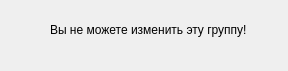
<?xml version="1.0" encoding="UTF-8"?>
<ui version="4.0">
 <class>cannotchanged</class>
 <widget class="QWidget" name="cannotchanged">
  <property name="geometry">
   <rect>
    <x>0</x>
    <y>0</y>
    <width>288</width>
    <height>71</height>
   </rect>
  </property>
  <property name="windowTitle">
   <string>Внимание!</string>
  </property>
  <property name="windowIcon">
   <iconset>
    <normaloff>../../../../../Users/User/Documents/Tempовая хуйня/easter egg.jpg</normaloff>../../../../../Users/User/Documents/Tempовая хуйня/easter egg.jpg</iconset>
  </property>
  <widget class="QLabel" name="label">
   <property name="geometry">
    <rect>
     <x>50</x>
     <y>20</y>
     <width>211</width>
     <height>20</height>
    </rect>
   </property>
   <property name="text">
    <string>Вы не можете изменить эту группу!</string>
   </property>
  </widget>
 </widget>
 <resources/>
 <connections/>
</ui>
